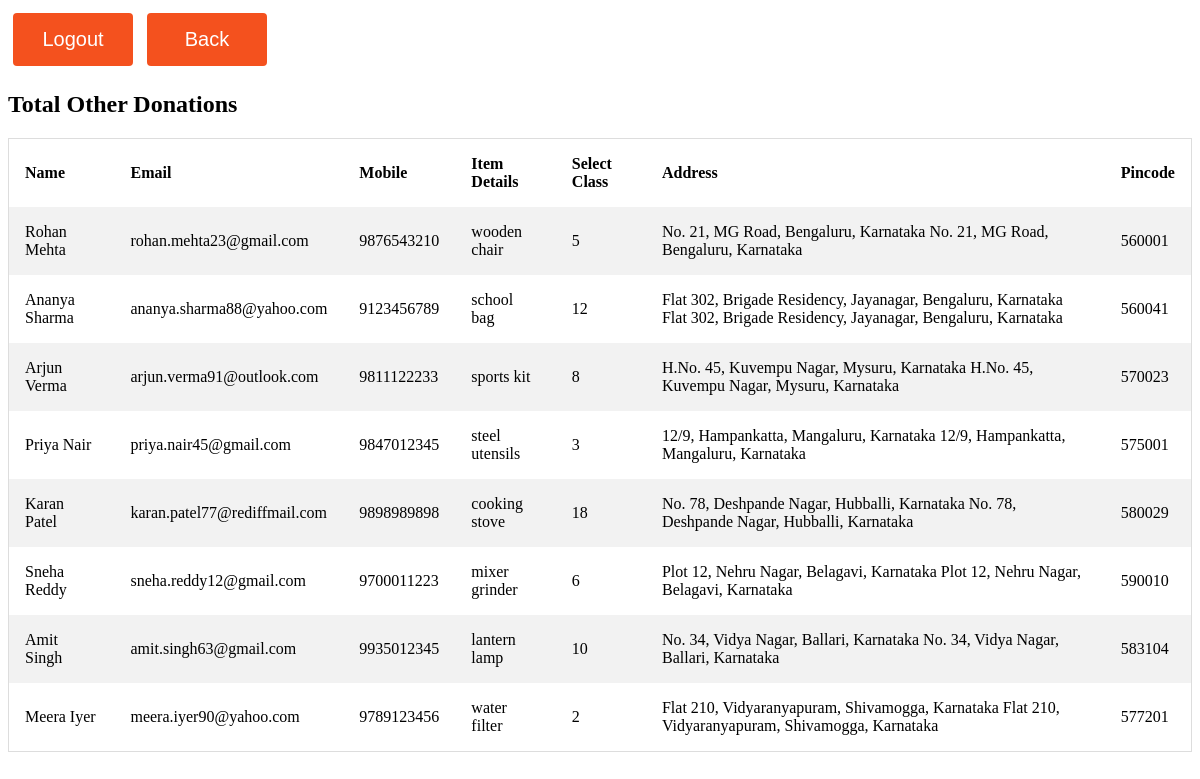
Page /Time/new4.php (signed in) on the committed database.
### tables this page shows
CREATE TABLE `other` (
  `Name` varchar(20) NOT NULL,
  `email` varchar(50) NOT NULL,
  `sel` varchar(100) NOT NULL,
  `address` mediumtext NOT NULL,
  `item` varchar(1000) NOT NULL,
  `Mobile` varchar(20) NOT NULL,
  `pin` varchar(10) NOT NULL
);

### Time/new4.php (the view, shortened to what this page needs)
<?php
if(strlen($_SESSION['username'])==0)
    {
header('location:../Login/index.php');
}
else{
?>
    <!DOCTYPE html>
    <html lang="en">
    <head>
    </head>
    <body>
        <div class="log">
            <a href="logout.php">  <button class="button" style="vertical-align:middle" ><span>Logout </span></button></a>
            <a          href="../new.php">  <button class="button" style="vertical-align:middle" ><span>Back</span></button></a>
        </div>
        <h2>Total Other Donations</h2>
        <table>
            <tr>
                <th>Name</th>
                <th>Email</th>
                <th>Mobile</th>
				<th>Item Details</th>
				<th>Select Class</th>
                <th>Address</th>
                <th>Pincode</th>
            </tr>
            <?php
     $con=mysqli_connect("localhost","root","","donation") or die(mysql_error());
                    $sql = "SELECT * FROM other ";
                    $result = mysqli_query($con, $sql);
                        if (mysqli_num_rows($result) > 0) {
                            while($row = mysqli_fetch_assoc($result)) {
                                echo    '
                                      <tr>
                                      <td>'.$row["Name"].'</td>
                                      <td>'.$row["email"].'</td>
                                      <td>'.$row["Mobile"].'</td>
									  <td>'.$row["item"].'</td>
									  <td>'.$row["sel"].'</td>
                                      <td>'.$row["address"].'</td>
                                      <td>'.$row["pin"].'</td>
                                      </tr>';
                                }
                        } else {
                            echo "";
                        }
                        ?>
        </table>
    </body>
    </html>
<?php } ?>

### Time/new4.php (style rules this page uses)
table { border-collapse: collapse; border-spacing: 0; width: 100%; border: 1px solid #ddd; }
th, td { text-align: left; padding: 16px; }
tr:nth-child(even) { background-color: #f2f2f2 }
.button { display: inline-block; border-radius: 4px; background-color: #f4511e; border: none; color: #FFFFFF; text-align: center; font-size: 20px; padding: 15px; width: 120px; transition: all 0.5s; cursor: pointer; margin: 5px; }
.button span { cursor: pointer; display: inline-block; position: relative; transition: 0.5s; }
.button span:after { content: '\21D0'; position: absolute; opacity: 0; top: 0; right: -20px; transition: 0.5s; }

### rows in the picture
other: Name "Rohan Mehta", email "rohan.mehta23@gmail.com", Mobile "9876543210", item "wooden chair", sel "5", address "No. 21, MG Road, Bengaluru, Karnataka No. 21, MG Road, Bengaluru, Karnataka", pin "560001"
other: Name "Ananya Sharma", email "ananya.sharma88@yahoo.com", Mobile "9123456789", item "school bag", sel "12", address "Flat 302, Brigade Residency, Jayanagar, Bengaluru, Karnataka Flat 302, Brigade Residency, Jayanagar, Bengaluru, Karnataka", pin "560041"
other: Name "Arjun Verma", email "arjun.verma91@outlook.com", Mobile "9811122233", item "sports kit", sel "8", address "H.No. 45, Kuvempu Nagar, Mysuru, Karnataka H.No. 45, Kuvempu Nagar, Mysuru, Karnataka", pin "570023"
other: Name "Priya Nair", email "priya.nair45@gmail.com", Mobile "9847012345", item "steel utensils", sel "3", address "12/9, Hampankatta, Mangaluru, Karnataka 12/9, Hampankatta, Mangaluru, Karnataka", pin "575001"
other: Name "Karan Patel", email "karan.patel77@rediffmail.com", Mobile "9898989898", item "cooking stove", sel "18", address "No. 78, Deshpande Nagar, Hubballi, Karnataka No. 78, Deshpande Nagar, Hubballi, Karnataka", pin "580029"
other: Name "Sneha Reddy", email "sneha.reddy12@gmail.com", Mobile "9700011223", item "mixer grinder", sel "6", address "Plot 12, Nehru Nagar, Belagavi, Karnataka Plot 12, Nehru Nagar, Belagavi, Karnataka", pin "590010"
other: Name "Amit Singh", email "amit.singh63@gmail.com", Mobile "9935012345", item "lantern lamp", sel "10", address "No. 34, Vidya Nagar, Ballari, Karnataka No. 34, Vidya Nagar, Ballari, Karnataka", pin "583104"
other: Name "Meera Iyer", email "meera.iyer90@yahoo.com", Mobile "9789123456", item "water filter", sel "2", address "Flat 210, Vidyaranyapuram, Shivamogga, Karnataka Flat 210, Vidyaranyapuram, Shivamogga, Karnataka", pin "577201"
